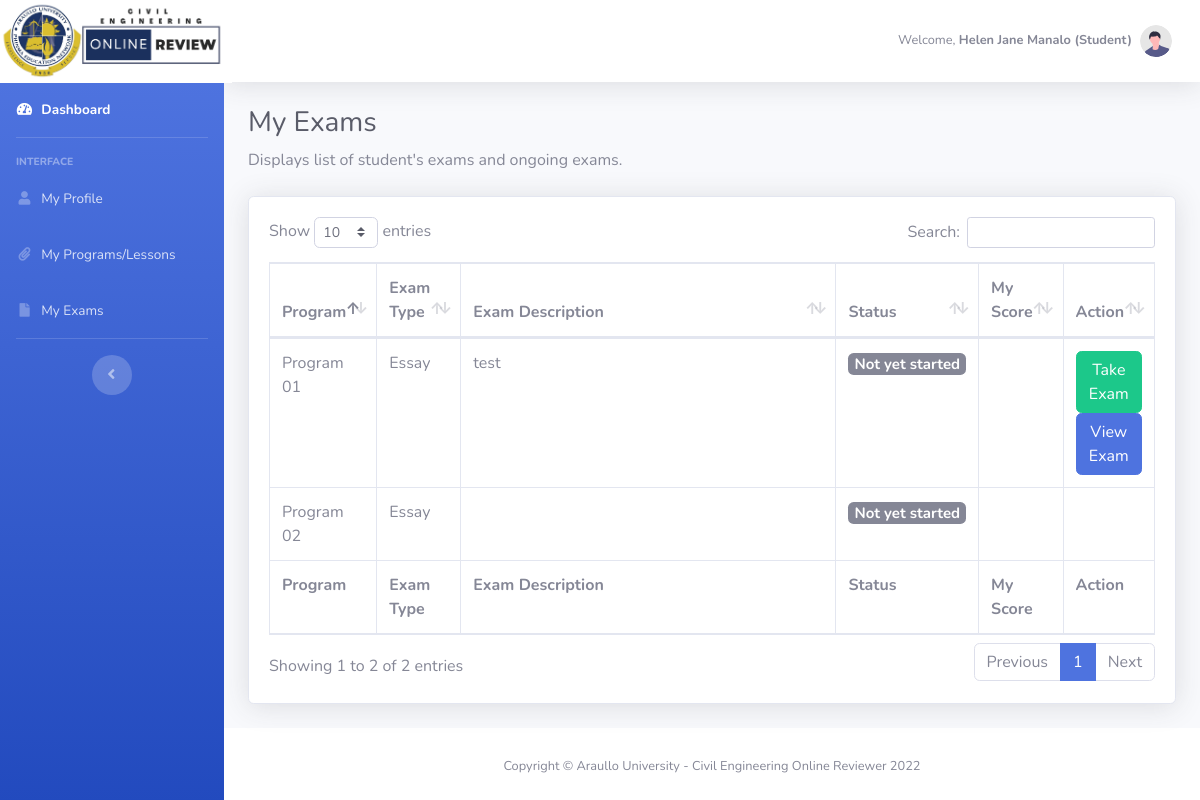
Page /dashboard/student_exams.php (signed in) on the earlier database version.
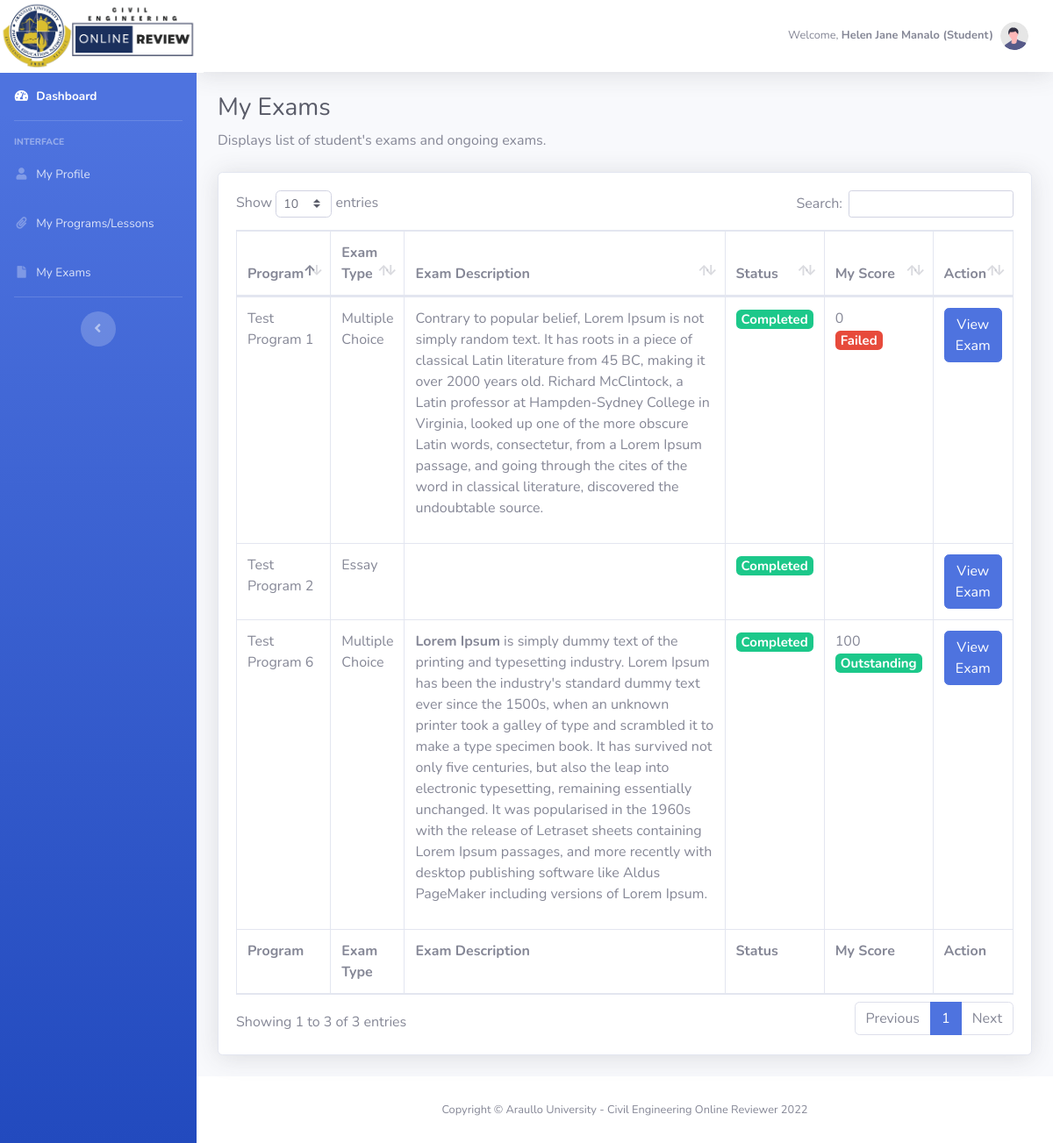
Same page on the later database version.
### tables this page shows
CREATE TABLE `students` (
  `student_id` int(11) NOT NULL,
  `account_id` int(11) NOT NULL,
  `member_id` varchar(50) NOT NULL,
  `student_member_id` varchar(50) NOT NULL,
  `program_id` int(11) NOT NULL,
  `stud_exam_status` int(11) NOT NULL,
  `exam_score` int(11) NOT NULL,
  `score_status` varchar(20) NOT NULL,
  `unenroll_student` int(11) NOT NULL,
  `date_modified` datetime NOT NULL
);

CREATE TABLE `programs` (
  `program_id` int(50) NOT NULL,
  `member_id` varchar(50) NOT NULL,
  `program_name` varchar(100) NOT NULL,
  `short_desc` longtext NOT NULL,
  `with_exam` int(2) NOT NULL,
  `upload_image` varchar(255) NOT NULL,
  `date_created` datetime NOT NULL,
  `date_modified` datetime NOT NULL
);

CREATE TABLE `exam` (
  `exam_id` int(11) NOT NULL,
  `exam_category_id` int(11) NOT NULL,
  `program_id` int(11) NOT NULL,
  `exam_description` longtext NOT NULL,
  `duration` int(11) NOT NULL,
  `total_questions` int(11) NOT NULL,
  `member_id` varchar(50) NOT NULL,
  `date_created` date NOT NULL,
  `exam_status` varchar(50) NOT NULL,
  `date_modified` datetime NOT NULL
);

### dashboard/model/Student.php (called while the page is built, shortened)
<?php
	class Student{
		public $db;
		public function __construct(){
			$this->db = new mysqli(DB_HOST, DB_USER, DB_PASSWORD, DB_DATABASE);
		}
        public function get_student_info($email_address){
    		$sql3="SELECT CONCAT_WS(' ', a.firstname, a.last_name) as fullname,
                        a.firstname,
                        a.last_name,
                        a.member_id,
                        a.email_address,
                        a.gender,
                        a.age,
                        a.birthday,
                        a.religion,
                        a.blood_type,
                        a.phone_number,
                        b.academic_year,
                        b.course,
                        b.section,
						b.class,
						a.id
                FROM user_account a
                LEFT JOIN user_additional_information b ON b.member_id = a.member_id
                WHERE a.email_address = '$email_address' AND user_type='Student'";
	        $result = mysqli_query($this->db,$sql3);
	        return $user_data = mysqli_fetch_assoc($result);
    	}
		public function get_my_exam($account_id) {
    		$sql3="SELECT * FROM students a
                    LEFT JOIN programs b on b.program_id = a.program_id
					LEFT JOIN exam c on b.program_id = c.program_id
                    WHERE a.account_id = '$account_id'
                    AND unenroll_student = '0'
					AND b.with_exam = '1'";
	        $result = mysqli_query($this->db,$sql3);
	        return $result_data = mysqli_fetch_all($result,MYSQLI_ASSOC);
        }
	}
?>

### dashboard/student_exams.php (the view, shortened to what the changed rows need)
<?php
    include_once('db_header.php');
?>
    <h1 class="h3 mb-2 text-gray-800">My Exams</h1>
    <div class="card shadow mb-4">
        <div class="card-body">
            <div class="table-responsive">
                <table class="table table-bordered" id="dataTable" width="100%" cellspacing="0">
                    <thead>
                        <tr>
                            <th>Program</th>
                            <th>Exam Type</th>
                            <th width="65%">Exam Description</th>
                            <th>Status</th>
                            <th>My Score</th>
                            <th>Action</th>
                        </tr>
                    </thead>
                    <tfoot>
                        <tr>
                            <th>Program</th>
                            <th>Exam Type</th>
                            <th width="65%">Exam Description</th>
                            <th>Status</th>
                            <th>My Score</th>
                            <th>Action</th>
                        </tr>
                    </tfoot>
                    <tbody>
                        <?php
                            $get_profile_info =  $student->get_student_info($_SESSION['email_address']);
                            $get_program_list =  $student->get_my_exam($get_profile_info['id']);
                            foreach($get_program_list as $programs) {
                        ?>
                            <tr>
                                <td><?php echo $programs['program_name'] ?></td>
                                <td>
                                    <?php
                                        if ($programs['exam_category_id'] == '2') {
                                    ?>
                                        Multiple Choice
                                    <?php
                                        }
                                        else {
                                    ?>
                                        Essay
                                    <?php
                                        }
                                    ?>
                                </td>
                                <td>
                                    <?php echo $programs['exam_description'] ?>
                                </td>
                                <td>
                                    <?php
                                        if($programs['stud_exam_status'] == 0) {
                                    ?>
                                        <h5><span class="badge badge-secondary">Not yet started</span></h5>
                                    <?php
                                        }
                                        elseif($programs['stud_exam_status'] == 1) {
                                    ?>
                                        <h5><span class="badge badge-warning">Ongoing</span></h5>
                                    <?php
                                        }
                                        elseif($programs['stud_exam_status'] == 2) {
                                    ?>
                                        <h5><span class="badge badge-success">Completed</span></h5>
                                    <?php
                                        }
                                    ?>
                                </td>
                                <td>
                                    <?php
                                        if($programs['exam_category_id'] == 2) {
                                            echo $score = $programs['exam_score'];
                                            if(($score >= 25 && $score < 60) || ($score == 0)) {
                                    ?>
                                                <h5><span class="badge badge-danger">Failed</span></h5>
                                    <?php
                                            }
                                            elseif($score >= 60 && $score < 80) {
                                    ?>
                                            <h5><span class="badge badge-info">Satisfactory</span></h5>
                                    <?php
                                            }
                                            elseif($score >= 80 && $score < 95) {
                                    ?>
                                                <h5><span class="badge badge-primary">Passed</span></h5>
                                    <?php
                                            }
                                            elseif($score >= 95 && $score <= 100) {
                                    ?>
                                                <h5><span class="badge badge-success">Outstanding</span></h5>
                                    <?php
                                            }
                                        }
                                        else {
                                    ?>
                                    <?php
                                        }
                                    ?>
                                </td>
                                <td>
                                    <?php
                                        if($programs['exam_id'] != '') {
                                    ?>
                                        <?php
                                            if($programs['stud_exam_status'] != '2') {
                                        ?>
                                            <a class="btn btn-success" target="_blank" href="take_exam.php?exam_id=<?php echo $programs['exam_id']?>&program_name=<?php echo $programs['program_name']?>&exam_cat=<?php echo $programs['exam_category_id']?>&student_id=<?php echo $programs['student_id']?>">Take Exam</a>
                                        <?php
                                            }
                                        ?>
                                        <a class="btn btn-primary" href="view_exam_details.php?program_id=<?php echo $programs['program_id']?>&student_id=<?php echo $programs['student_id']?>&exam_cat=<?php echo $programs['exam_category_id']?>">View Exam</a>
                                    <?php
                                        }
                                    ?>
                                </td>
                            </tr>
                        <?php
                            }
                        ?>
                    </tbody>
                </table>
            </div>
        </div>
    </div>
<?php
    include_once('db_footer.php');
?>

Differences in the rows shown:
removed students: program.program_name "Program 02", shows "Essay", shows "Not yet started"
removed students: program.program_name "Program 01", shows "Essay", exam.exam_description "test", shows "Not yet started"
added students: program.program_name "Test Program 6", shows "Multiple Choice", exam.exam_description "Lorem Ipsum is simply dummy text of the printing and typesetting industry. Lorem Ipsum has been the industry's standard dummy text ever since the 1500s, when an unknown printer took a galley of type and scrambled it to make a type specimen book. It has survived not only five centuries, but also the leap into electronic typesetting, remaining essentially unchanged. It was popularised in the 1960s with the release of Letraset sheets containing Lorem Ipsum passages, and more recently with desktop publishing software like Aldus PageMaker including versions of Lorem Ipsum.", stud_exam_status "Completed", exam_score "100", shows "Outstanding"
added students: program.program_name "Test Program 1", shows "Multiple Choice", exam.exam_description "Contrary to popular belief, Lorem Ipsum is not simply random text. It has roots in a piece of classical Latin literature from 45 BC, making it over 2000 years old. Richard McClintock, a Latin professor at Hampden-Sydney College in Virginia, looked up one of the more obscure Latin words, consectetur, from a Lorem Ipsum passage, and going through the cites of the word in classical literature, discovered the undoubtable source.", stud_exam_status "Completed", exam_score "0", shows "Failed"
added students: program.program_name "Test Program 2", shows "Essay", stud_exam_status "Completed"
Other differences:
text written by a page script: "Show entries Search: Showing 1 to 2 of 2 entries Previous 1 Next" → "Show entries Search: Showing 1 to 3 of 3 entries Previous 1 Next"
